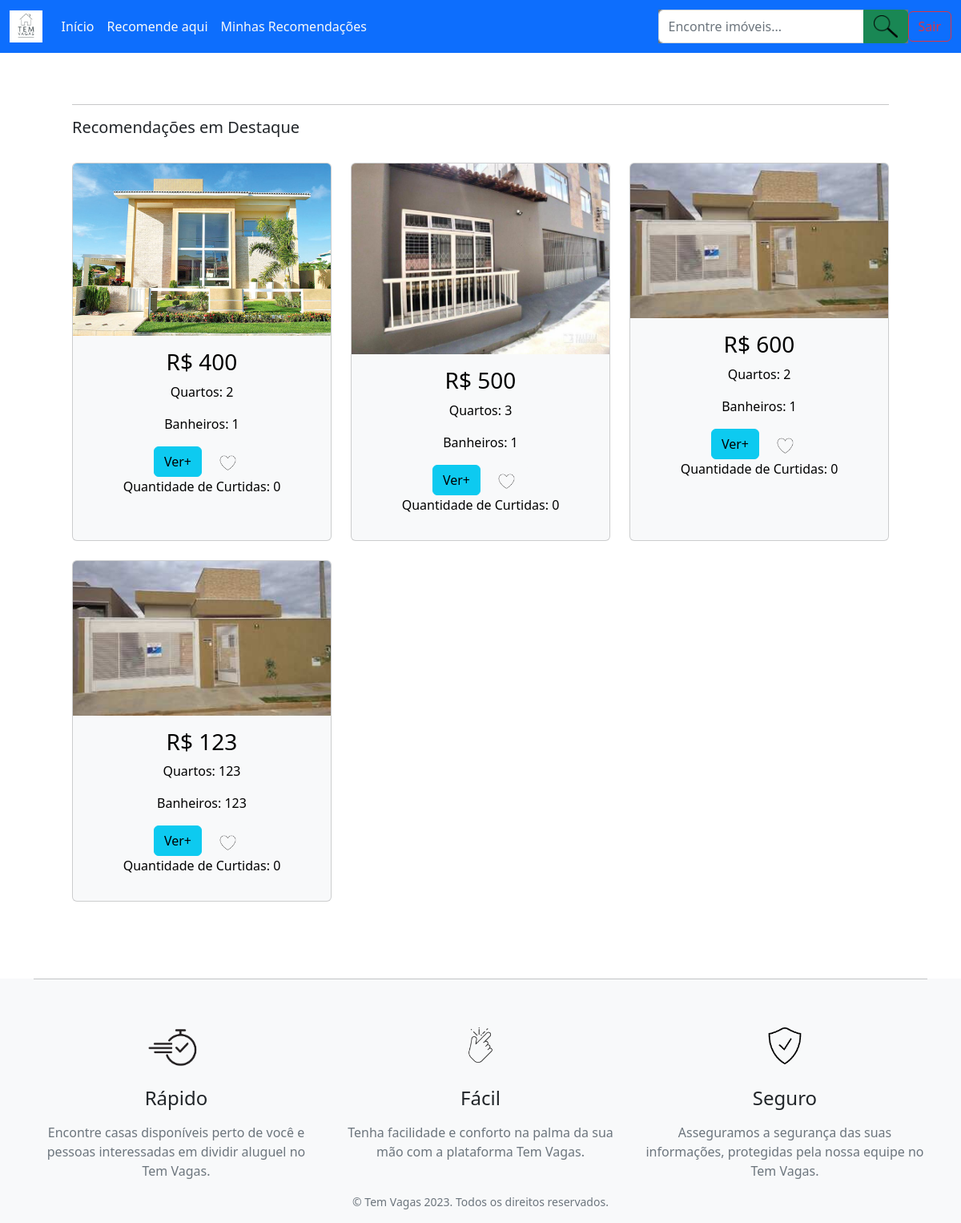
The app's page / (signed in), older data.
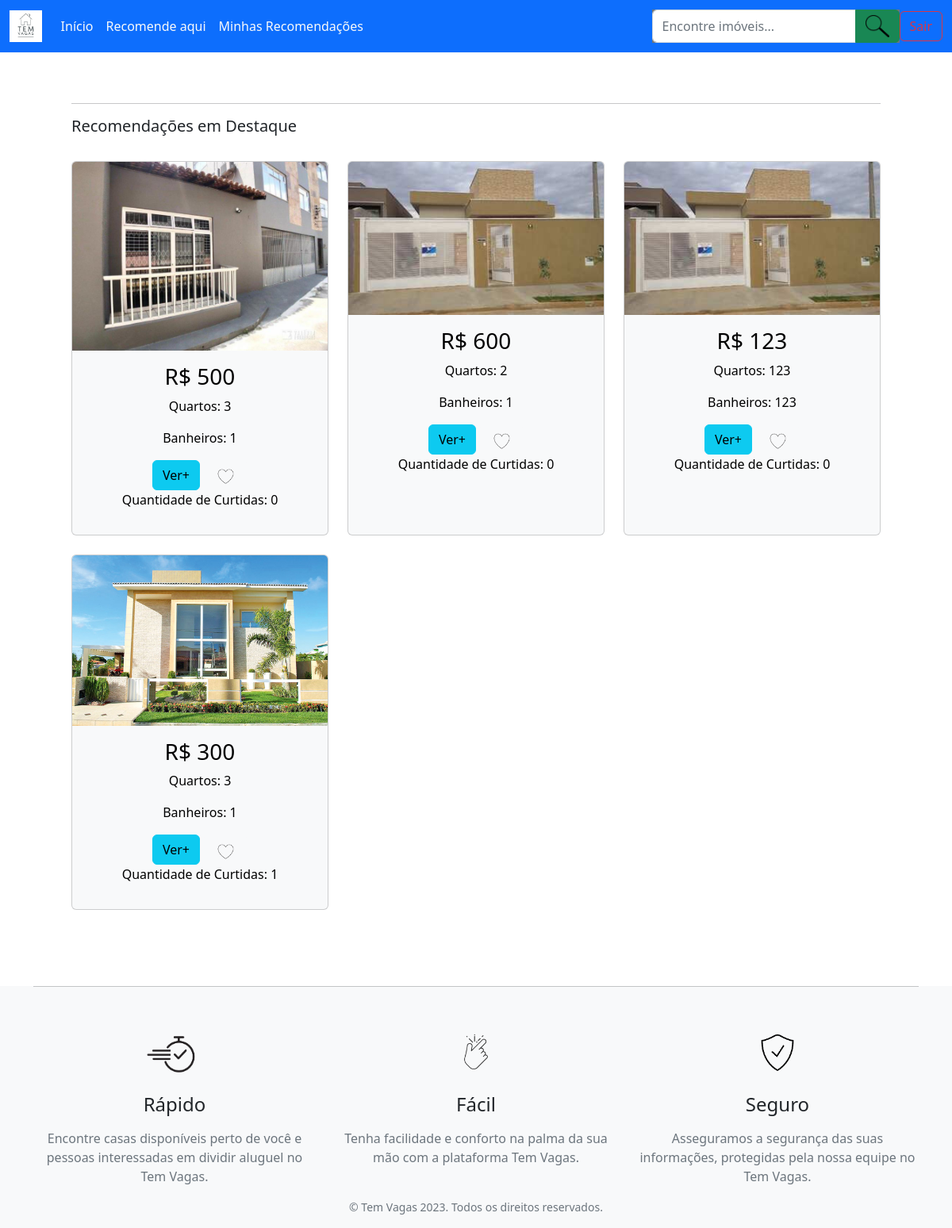
The same page, newer data.
### posts_app/models.py (models this page shows, shortened)
class recomendacoes(models.Model):
    nome = models.CharField(max_length=100)
    telefone = models.IntegerField()
    tipo_imovel = models.CharField(max_length=100)
    endereco = models.CharField(max_length=255)
    logradouro = models.CharField(max_length=255)
    numero = models.IntegerField()
    bairro = models.CharField(max_length=255)
    cidade = models.CharField(max_length=255)
    estado = models.CharField(max_length=255)
    cep = models.IntegerField()
    valor_aluguel = models.IntegerField()
    quantidade_quartos = models.IntegerField()
    quantidade_banheiros = models.IntegerField()
    descricao = models.TextField()
    image = models.ImageField(upload_to='images/', blank=True, null=True)
    create_at = models.DateTimeField(auto_now_add=True)
    owner = models.ForeignKey('accounts.CustomUser', on_delete=models.CASCADE, null=True)
    curtidas = models.ManyToManyField(CustomUser, through='Curtida', related_name='curtidas')
    class Meta:
        verbose_name = 'Imovel'
        verbose_name_plural = 'Imoveis'
        ordering = ['id']

### posts_app/views.py (the view)
# urls.py: path('', views.destaques, name='main-page'),
def destaques(request):
    template_name = 'main-page.html'  # template
    posts = recomendacoes.objects.all()  # query com todas as postagens
    context = {  # cria context para chamar no template
        'imovel': posts  # o primeiro 'posts' é o nome como ele vai ser chamado no html.
    }
    return render(request, template_name, context)  # render

### posts_app/templates/main-page.html (shortened to what this page needs)
{% extends 'base.html' %}
{% block content %}
{% load static %}
<hr>
<h5>Recomendações em Destaque</h5>
<br>
<div class="row row-cols-1 row-cols-md-3 g-4" >
   {% for imovel in imovel %}
   <div class="col">
      <div class="card h-100 text-bg-light">
         <img src="{% if imovel.image and imovel.image.url %}{{ imovel.image.url }}{% else %}{% static 'caminho/do/seu/placeholder.jpg' %}{% endif %}" class="card-img-top" alt="Imagem do Imóvel">
         <div class="card-body">
            <h3 class="text-center">R$ {{ imovel.valor_aluguel }}</h3>
            <p class="text-center">Quartos: {{ imovel.quantidade_quartos }}</p>
            <p class="text-center">Banheiros: {{ imovel.quantidade_banheiros }}</p>
            <div class="text-center">
               <a class="btn btn-info" href="{% url 'recommendation-detail' imovel.id %}">Ver+</a>
               {% if request.user in imovel.curtidas.all %}
               <button class="btn btn-light curtir-btn" data-recomendacao-id="{{ imovel.id }}" data-curtida="true">
               <img src="{% static 'images/curtidavermelha.png' %}" alt="Curtir" width="30">
               </button>
               {% else %}
               <button class="btn btn-light curtir-btn" data-recomendacao-id="{{ imovel.id }}" data-curtida="false">
               <img src="{% static 'images/curtidanormal.png' %}" alt="Curtir" width="30">
               </button>
               {% endif %}
               <p>Quantidade de Curtidas: <span id="numero_curtidas_{{ imovel.id }}">{{ imovel.curtidas.count }}</span></p>
            </div>
         </div>
      </div>
   </div>
   {% endfor %}
</div>
{% endblock content %}

### posts_app/templates/base.html (shortened to what this page needs)
{% load static %}
<!DOCTYPE html>
<html lang="pt-br">
<head>
		<link href="https://cdn.jsdelivr.net/npm/bootstrap@5.2.3/dist/css/bootstrap.min.css" rel="stylesheet">
</head>
<body>
	{% include '_navbar.html' %}
		<div class="container">
			<div class="container p-5">
				{% block content %}
				{% endblock %}
			</div>
		</div>
		{% include 'footer.html' %}
</body>
</html>

### posts_app/templates/_navbar.html (shortened to what this page needs)
{% load static %}
<nav class="navbar navbar-expand-lg bg-body-tertiary bg-primary">
  <div class="container-fluid">
      <a class="navbar-brand text-light" href="/"><img src="{% static 'images/logo.png' %}" alt="logo" height="40"></a>
      <div class="collapse navbar-collapse" id="navbarSupportedContent">
          <ul class="navbar-nav me-auto mb-2 mb-lg-0">
              <li class="nav-item">
                  <a class="nav-link active text-light" aria-current="page" href="/">Início</a>
              </li>
              <li class="nav-item">
                  <a class="nav-link text-light" href="{% url 'create-recommendation' %}">Recomende aqui</a>
              </li>
              <li class="nav-item">
                  <a class="nav-link active text-light" aria-current="page" href="{% url 'listar-recomendacoes' %}">Minhas Recomendações</a>
              </li>
          </ul>
          <form class="d-flex" method="GET" action="{% url 'buscar-recomendacoes' %}">
            <div class="input-group bg-secondary">
                <input class="form-control" type="search" name="q" placeholder="Encontre imóveis..." aria-label="Search">
                <button class="btn btn-success" type="submit">
                    <img src="{% static 'images/lupa.png' %}" alt="Lupa" width="30">
                </button>
            </div>
        </form>
          <div class="d-flex gap-3 align-items-center">
              {% if user.is_authenticated %}
                  <a class="btn btn-outline-danger" id="logoutButton" href="">Sair</a>
              {% else %}
                <a class="btn btn-danger" href="{% url 'register' %}">Registrar</a>
                <a class="btn btn-success" href="{% url 'login' %}">Entrar</a>
              {% endif %}
          </div>
      </div>
  </div>
</nav>

### posts_app/templates/footer.html
{% load static %}
<footer class="footer bg-light">
    <div class="container">
        <hr class="mt-5 mb-5">
        <div class="row">
            <div class="col-md-4">
                <div class="text-center">
                    <img src="{% static 'images/rapido.png' %}" height="70" alt="Rápido">
                </div>
                <h4 class="mt-3 text-center">Rápido</h4>
                <p class="text-secondary text-center mt-3">Encontre casas disponíveis perto de você e pessoas interessadas em dividir aluguel no Tem Vagas.</p>
            </div>
            <div class="col-md-4">
                <div class="text-center">
                    <img src="{% static 'images/facil.png' %}" height="70" alt="Fácil">
                </div>
                <h4 class="mt-3 text-center">Fácil</h4>
                <p class="text-secondary text-center mt-3">Tenha facilidade e conforto na palma da sua mão com a plataforma Tem Vagas.</p>
            </div>
            <div class="col-md-4">
                <div class="text-center">
                    <img src="{% static 'images/seguro.png' %}" height="70" alt="Seguro">
                </div>
                <h4 class="mt-3 text-center">Seguro</h4>
                <p class="text-secondary text-center mt-3">Asseguramos a segurança das suas informações, protegidas pela nossa equipe no Tem Vagas.</p>
            </div>
        </div>
        <div class="row">
            <div class="col text-center">
                <p class="text-muted small">&copy; Tem Vagas 2023. Todos os direitos reservados.</p>
            </div>
        </div>
    </div>
</footer>

Row changes from the older to the newer data that the page shows:
removed recomendacoes: image (picture), valor_aluguel "400", quantidade_quartos "2", quantidade_banheiros "1", curtidas.count "0"
added recomendacoes: image (picture), valor_aluguel "300", quantidade_quartos "3", quantidade_banheiros "1", curtidas.count "1"
